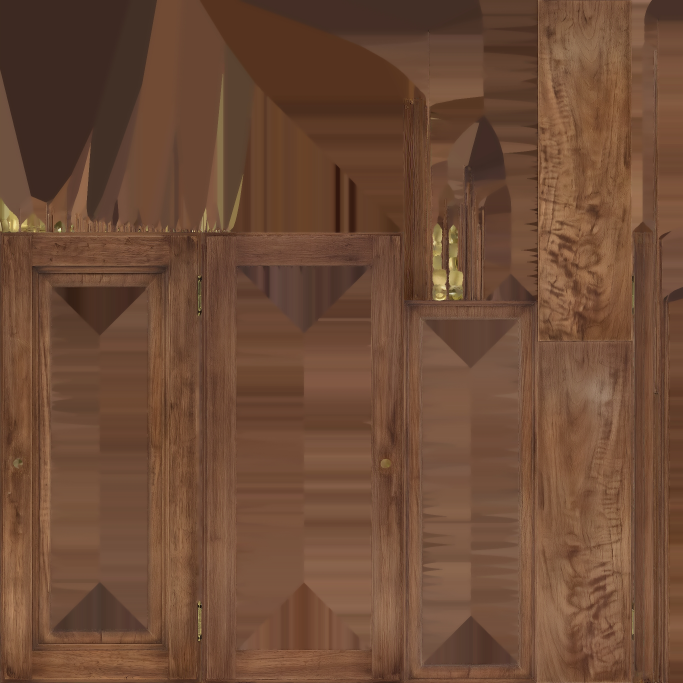
#> input picture models/part_door_Image_0.jpg, 2048 x 2048 px (shown at 1/3 size)
$ python check_attention.py ../models/part_door_Image_0.jpg
#> lines starting #> are read from the running program, lines starting #| are printed output that depends on the picture; after the words box and inside, x2 and y2 are one past the last pixel; in counts of white or black regions, pixels touching at a corner belong together
#!/usr/bin/env python3
# -*- coding: utf-8 -*-
"""СЕНСОР УВАГИ — перевіряє кадр за правилами керування поглядом (дослідження 05.08).
Кожен тест друкує ЧИСЛО (правило 17), не «добре/погано».

Вжиток:
  python3 tools/check_attention.py <кадр.png> [--obj x0,y0,x1,y1]   # робоча зона в частках
  --obj задає прямокутник предмета; без нього береться центральна зона 40%×40%.

Правила (дослідження: meaning maps > salience; центральне зміщення; 60-30-10;
Cowan ≈4; фовеа ~2.5 см; атмосферна перспектива = падіння контрасту):
 1 ПРИЖМУР      після гаусу σ=8 лишається РІВНО ОДНА виразна пляма
 2 МОНОПОЛІЯ    найтемніші 2% і найсвітліші 2% пікселів — у робочій зоні
 3 КРАЇ         щільність країв фону ≤40% від предметної
 4 КОНТРАСТ     локальний контраст фону ≤50% від предметного
 5 АКЦЕНТ       сургучевий червоний 2–5% кадру (до 8% у вироку)
 7 ЦЕНТР        предмет перекриває центральні 40%×40%
 9 ДЕТАЛЬ       найдрібніша вирішальна деталь ≥8% ширини кадру (перевіряє людина)
"""
import sys, pathlib
import numpy as np
from PIL import Image, ImageFilter


def to_lab_L(rgb):
    """L* (0..100) з sRGB — без scipy."""
    a = rgb.astype(np.float64) / 255.0
    a = np.where(a <= 0.04045, a / 12.92, ((a + 0.055) / 1.055) ** 2.4)
    Y = a[..., 0] * 0.2126 + a[..., 1] * 0.7152 + a[..., 2] * 0.0722
    e = 216 / 24389.0; k = 24389 / 27.0
    f = np.where(Y > e, np.cbrt(Y), (k * Y + 16) / 116)
    return 116 * f - 16


def edges(gray):
    up = np.roll(gray, -1, 0); dn = np.roll(gray, 1, 0)
    lf = np.roll(gray, -1, 1); rt = np.roll(gray, 1, 1)
    gx = rt - lf; gy = dn - up
    return np.hypot(gx, gy)


def local_std(a, win=32):
    """Ковзне std через інтегральні суми (без scipy)."""
    p = np.pad(a, win // 2, mode="edge")
    c1 = np.cumsum(np.cumsum(p, 0), 1)
    c2 = np.cumsum(np.cumsum(p * p, 0), 1)
    def box(c):
        return (c[win:, win:] - c[:-win, win:] - c[win:, :-win] + c[:-win, :-win])
    n = win * win
    m = box(c1) / n
    v = box(c2) / n - m * m
    return np.sqrt(np.maximum(v, 0))


def main():
    args = [a for a in sys.argv[1:] if not a.startswith("--")]
    p = pathlib.Path(args[0])
    im = Image.open(p).convert("RGB")
#> im is the input picture: PIL image 2048x2048 RGB; mean R, G, B 109.5, 75, 54.3
    W, H = im.size
#> W = 2048; H = 2048
    rgb = np.asarray(im)
    L = to_lab_L(rgb)
#> in to_lab_L, `return 116 * f - 16`:
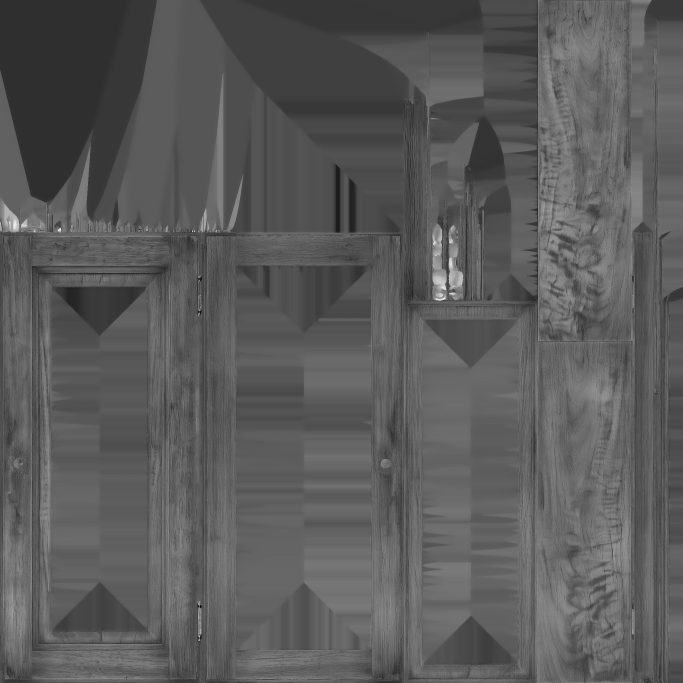
#> returned value: shape (2048, 2048) float64 (shown at 1/3 size); min 0.643, max 97.08, mean 35; drawn with min black and max white
    hsv = np.asarray(im.convert("HSV"), dtype=np.float64)
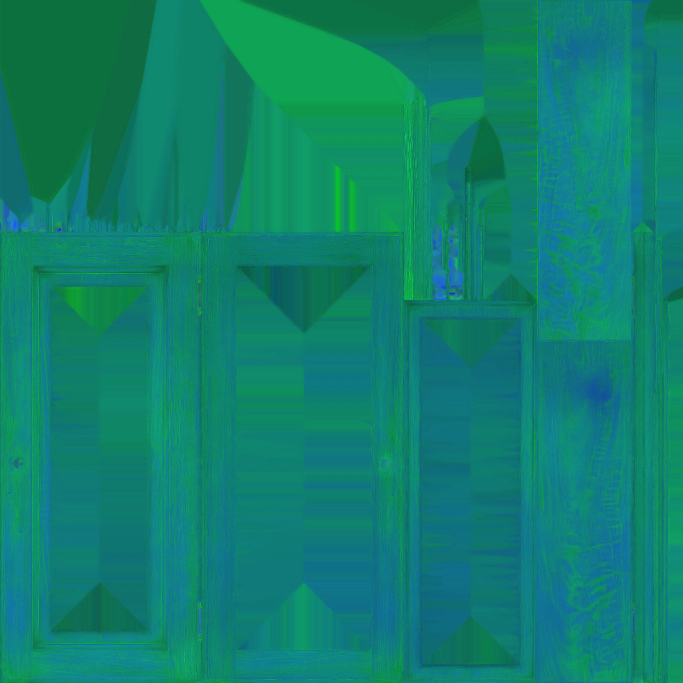
#> hsv: shape (2048, 2048, 3) float64 (shown at 1/3 size); mean R, G, B 15.2, 128.7, 109.5
    Hh, S = hsv[..., 0] * 360 / 255.0, hsv[..., 1] / 255.0

    # МАСКА ПРЕДМЕТА. --mask дає ТОЧНУ маску (альфа PNG розміру кадру) — це єдиний
    # чесний спосіб: прямокутник --obj включає підкладку під діагональним предметом
    # і псує всі метрики (спіймано 05.08: «силует 0», бо пів «предмета» було сукном).
    x0, y0, x1, y1 = 0.30, 0.30, 0.70, 0.70
    if "--mask" in sys.argv:
        mp = sys.argv[sys.argv.index("--mask") + 1]
        ma = np.asarray(Image.open(mp).convert("RGBA").resize((W, H)))[:, :, 3]
        obj = ma > 40
        ys, xs = np.nonzero(obj)
        x0, y0, x1, y1 = xs.min()/W, ys.min()/H, xs.max()/W, ys.max()/H
    else:
        if "--obj" in sys.argv:
            x0, y0, x1, y1 = [float(v) for v in sys.argv[sys.argv.index("--obj") + 1].split(",")]
        obj = np.zeros((H, W), bool)
        obj[int(H*y0):int(H*y1), int(W*x0):int(W*x1)] = True
    bg = ~obj

    print("ATTENTION %s  %dx%d  робоча зона=%.0f%% кадру"
          % (p.name, W, H, 100.0 * obj.mean()))
#| ATTENTION part_door_Image_0.jpg  2048x2048  робоча зона=16% кадру
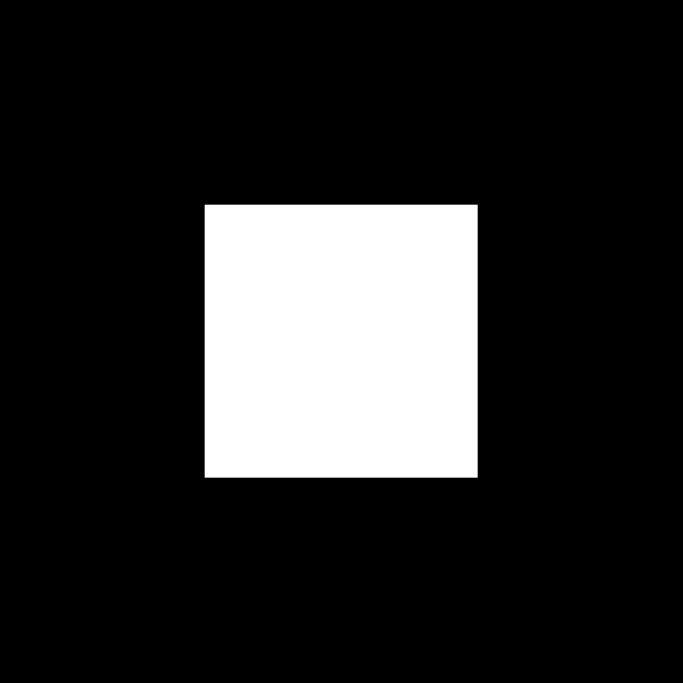
#> obj: shape (2048, 2048) bool (shown at 1/3 size); 16% white; 1 white region, box (x1, y1, x2, y2) and area: (614, 614, 1433, 1433) 670761

    # 1 ПРИЖМУР: скільки виразних плям після сильного розмиття
    sm = np.asarray(im.convert("L").filter(ImageFilter.GaussianBlur(8)), dtype=np.float64)
    thr = sm.mean() + 1.1 * sm.std()
#> thr = 100.2
    blobs = sm > thr
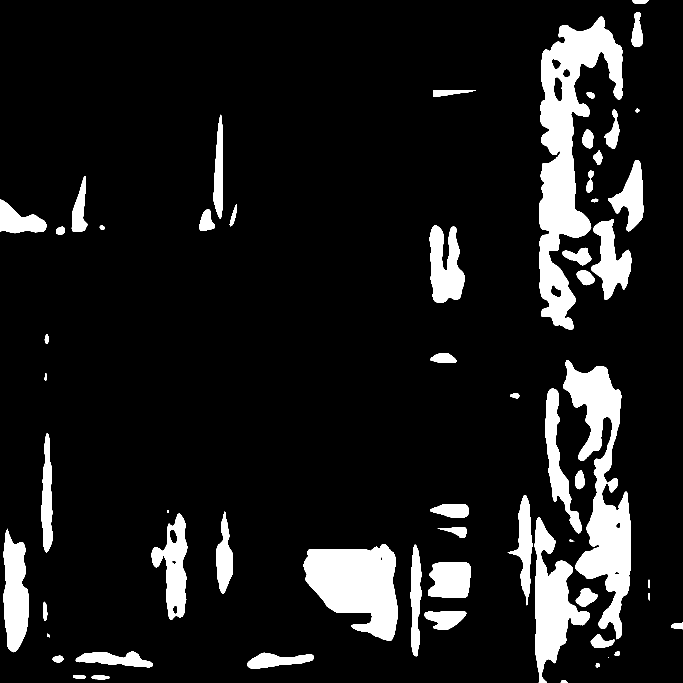
#> blobs: shape (2048, 2048) bool (shown at 1/3 size); 10.8% white; 63 white regions (3 under 20 px), largest, box (x1, y1, x2, y2) and area: (1617, 50, 1869, 988) 91930, (1689, 1080, 1893, 1918) 68104, (911, 1632, 1194, 1923) 53752
    # грубий підрахунок зв'язних плям: сканування рядками
    lab = np.zeros_like(blobs, dtype=np.int32); cur = 0; sizes = {}
    for y in range(0, H, 4):
        for x in range(0, W, 4):
            if blobs[y, x] and lab[y, x] == 0:
                cur += 1; stack = [(y, x)]; n = 0
                while stack:
                    cy, cx = stack.pop()
                    if cy < 0 or cx < 0 or cy >= H or cx >= W: continue
                    if not blobs[cy, cx] or lab[cy, cx]: continue
                    lab[cy, cx] = cur; n += 1
                    stack += [(cy+4, cx), (cy-4, cx), (cy, cx+4), (cy, cx-4)]
                sizes[cur] = n
#> lab: shape (2048, 2048) int32; 61 distinct labels, from 0 to 60
#> after the loop, cur = 60
    big = [k for k, v in sizes.items() if v > (W * H / 16) * 0.02]
#> big = [3]
    print("  1 ПРИЖМУР    виразних плям після σ=8: %d   %s"
          % (len(big), "OK" if len(big) == 1 else "УВАГА: має бути 1"))
#|   1 ПРИЖМУР    виразних плям після σ=8: 1   OK

    # 2 МОНОПОЛІЯ тону
    lo, hi = np.percentile(L, 2), np.percentile(L, 98)
#> lo = 18.77; hi = 50.44
    dark_in = (L <= lo)[obj].sum() / max((L <= lo).sum(), 1)
#> dark_in = 0.0348
    light_in = (L >= hi)[obj].sum() / max((L >= hi).sum(), 1)
#> light_in = 0.164
    print("  2 МОНОПОЛІЯ  найтемніші 2%% у зоні: %.0f%% · найсвітліші 2%%: %.0f%%   %s"
          % (100*dark_in, 100*light_in,
             "OK" if dark_in > 0.5 and light_in > 0.5 else "УВАГА: фон тримає крайні тони"))
#|   2 МОНОПОЛІЯ  найтемніші 2% у зоні: 3% · найсвітліші 2%: 16%   УВАГА: фон тримає крайні тони

    # 3 КРАЇ
    g = np.asarray(im.convert("L"), dtype=np.float64)
    e = edges(g); et = e > (e.mean() + e.std())
#> in edges, `gx = rt - lf`:
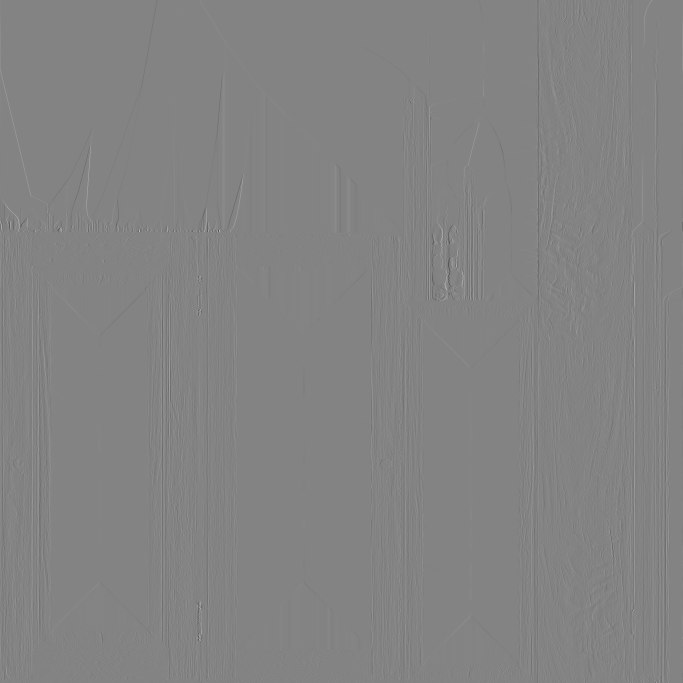
#> gx: shape (2048, 2048) float64 (shown at 1/3 size); min -223, max 209, mean 0; drawn with min black and max white
#> after `et = e > e.mean() + e.std()`:
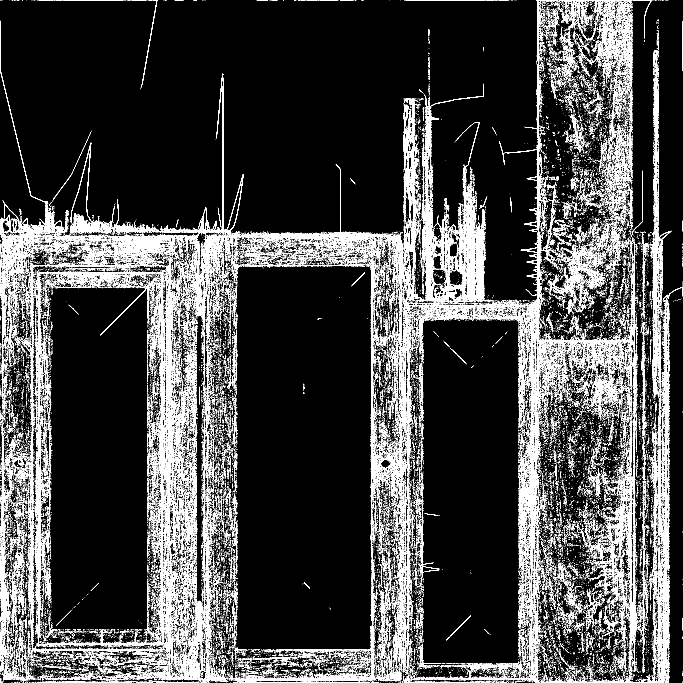
#> et: shape (2048, 2048) bool (shown at 1/3 size); 13.4% white in thin lines or dots
    d_obj, d_bg = et[obj].mean(), et[bg].mean()
#> d_obj = 0.141; d_bg = 0.133
    ratio_e = d_bg / max(d_obj, 1e-6)
#> ratio_e = 0.939
    print("  3 КРАЇ       предмет %.3f · фон %.3f · відношення %.2f   %s (норма ≤0.40)"
          % (d_obj, d_bg, ratio_e, "OK" if ratio_e <= 0.40 else "УВАГА"))
#|   3 КРАЇ       предмет 0.141 · фон 0.133 · відношення 0.94   УВАГА (норма ≤0.40)

    # 4 ТОНАЛЬНИЙ РОЗМАХ (для ПЛОСКОГО стилю замість локального контрасту:
    # у гуаші всередині заливки контраст нульовий за визначенням, тому міряємо
    # РОЗМАХ тонів у зоні — скільки різних площин світлоти вона тримає)
    span_obj = np.percentile(L[obj], 95) - np.percentile(L[obj], 5)
#> span_obj = 18.48
    span_bg = np.percentile(L[bg], 95) - np.percentile(L[bg], 5)
#> span_bg = 28.02
    print("  4 РОЗМАХ     предмет %.0f · фон %.0f   %s (предмет має тримати ≥1.2× фону)"
          % (span_obj, span_bg, "OK" if span_obj >= span_bg * 1.2 else "УВАГА: фон розмаїтіший"))
#|   4 РОЗМАХ     предмет 18 · фон 28   УВАГА: фон розмаїтіший (предмет має тримати ≥1.2× фону)

    # 4б СИЛУЕТ: чи відділяється предмет від підкладки перепадом на межі
    om = Image.fromarray((obj*255).astype(np.uint8)).filter(ImageFilter.MaxFilter(9))
#> om: PIL image 2048x2048 L; 16.3% white; 1 white region, box (x1, y1, x2, y2) and area: (610, 610, 1437, 1437) 683929
    for _ in range(3):
        om = om.filter(ImageFilter.MaxFilter(9))
    ring = (np.asarray(om) > 40) & ~obj
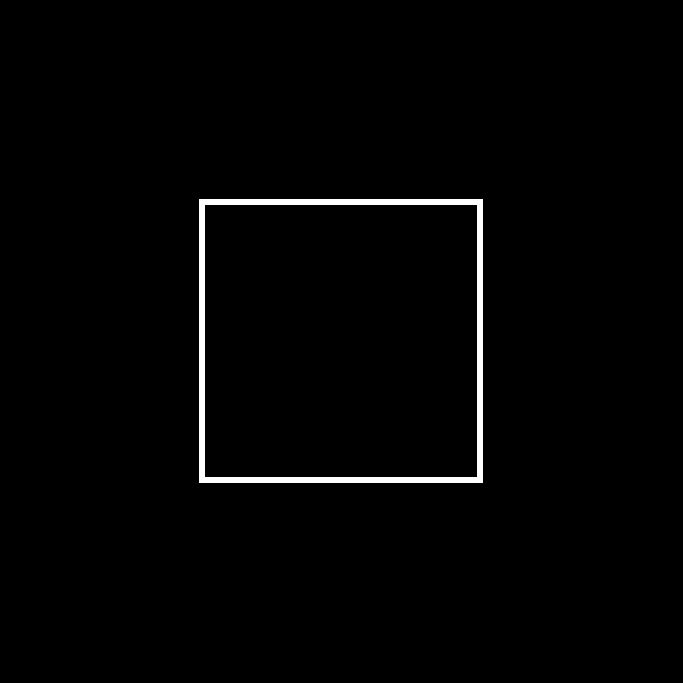
#> ring: shape (2048, 2048) bool (shown at 1/3 size); 1.3% white; 1 white region, box (x1, y1, x2, y2) and area: (598, 598, 1449, 1449) 53440
    d_edge = abs(np.median(L[obj]) - np.median(L[ring]))
#> d_edge = 0.244
    print("  4б СИЛУЕТ    перепад предмет↔підкладка: %.0f L*   %s (норма ≥12)"
          % (d_edge, "OK" if d_edge >= 12 else "УВАГА: предмет зливається"))
#|   4б СИЛУЕТ    перепад предмет↔підкладка: 0 L*   УВАГА: предмет зливається (норма ≥12)

    # 5 АКЦЕНТ (сургучевий)
    acc = (((Hh <= 12) | (Hh >= 350)) & (S > 0.5)).mean()
#> acc = 0.000198
    print("  5 АКЦЕНТ     сургучевого в кадрі: %.1f%%   %s (норма 2–5%%)"
          % (100*acc, "OK" if 0.02 <= acc <= 0.05 else ("НУЛЬ — акцент не працює" if acc < 0.02 else "ЗАБАГАТО")))
#|   5 АКЦЕНТ     сургучевого в кадрі: 0.0%   НУЛЬ — акцент не працює (норма 2–5%)

    # 7 ЦЕНТР
    cen = np.zeros((H, W), bool); cen[int(H*0.30):int(H*0.70), int(W*0.30):int(W*0.70)] = True
    overlap = (obj & cen).sum() / max(obj.sum(), 1)
#> overlap = 1
    print("  7 ЦЕНТР      робоча зона в центральних 40%%×40%%: %.0f%%   %s (норма ≥60%%)"
          % (100*overlap, "OK" if overlap >= 0.6 else "УВАГА"))
#|   7 ЦЕНТР      робоча зона в центральних 40%×40%: 100%   OK (норма ≥60%)

    # діапазон тону фону (атмосферна перспектива)
    bl, bh = np.percentile(L[bg], 2), np.percentile(L[bg], 98)
#> bl = 18.77; bh = 50.44
    print("  +  ФОН       діапазон L* %.0f–%.0f (ширина %.0f)   %s (норма ширина ≤35)"
          % (bl, bh, bh-bl, "OK" if (bh-bl) <= 35 else "УВАГА: фон тримає повний діапазон"))
#|   +  ФОН       діапазон L* 19–50 (ширина 32)   OK (норма ширина ≤35)


if __name__ == "__main__":
    main()
